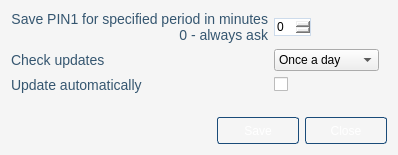
<?xml version="1.0" encoding="UTF-8"?>
<ui version="4.0">
 <class>SettingsDialog</class>
 <widget class="QDialog" name="SettingsDialog">
  <property name="geometry">
   <rect>
    <x>0</x>
    <y>0</y>
    <width>398</width>
    <height>155</height>
   </rect>
  </property>
  <property name="windowTitle">
   <string>Settings</string>
  </property>
  <property name="styleSheet">
   <string notr="true">#SettingsDialog { background: #F5F5F5; }
QLabel { color: #355670; font-family: Arial; font-size: 14px; }
QSpinBox { border: 1px solid #cddbeb; }

QPushButton { height: 25px; border-radius: 3px; font-family: Arial; font-size: 12px; width: 80px; border: 1px solid #1a4b79; color: #ffffff; background-image: url(:/html/images/button.png); }
QPushButton::hover, QPushButton::focus { background-image: url(:/html/images/buttonSelected.png); border: 1px solid #ce911b; color: #00355f } 

</string>
  </property>
  <layout class="QGridLayout" name="SettingsDialogLayout">
   <item row="0" column="0">
    <widget class="QLabel" name="sessionLabel">
     <property name="text">
      <string>Save PIN1 for specified period in minutes
0 - always ask</string>
     </property>
     <property name="alignment">
      <set>Qt::AlignRight|Qt::AlignTrailing|Qt::AlignVCenter</set>
     </property>
    </widget>
   </item>
   <item row="1" column="0">
    <widget class="QLabel" name="updateIntervalLabel">
     <property name="text">
      <string>Check updates</string>
     </property>
    </widget>
   </item>
   <item row="3" column="0">
    <spacer name="SettingsDialogSpacer">
     <property name="orientation">
      <enum>Qt::Vertical</enum>
     </property>
     <property name="sizeHint" stdset="0">
      <size>
       <width>20</width>
       <height>56</height>
      </size>
     </property>
    </spacer>
   </item>
   <item row="4" column="0" colspan="2">
    <widget class="QDialogButtonBox" name="buttonBox">
     <property name="orientation">
      <enum>Qt::Horizontal</enum>
     </property>
     <property name="standardButtons">
      <set>QDialogButtonBox::Close|QDialogButtonBox::Save</set>
     </property>
    </widget>
   </item>
   <item row="2" column="0">
    <widget class="QLabel" name="autoUpdateLabel">
     <property name="text">
      <string>Update automatically</string>
     </property>
    </widget>
   </item>
   <item row="2" column="1">
    <widget class="QCheckBox" name="autoUpdate"/>
   </item>
   <item row="0" column="1">
    <layout class="QHBoxLayout" name="sessionTimeLayout">
     <item>
      <widget class="QSpinBox" name="sessionTime"/>
     </item>
     <item>
      <spacer name="sessionTimeSpacer">
       <property name="orientation">
        <enum>Qt::Horizontal</enum>
       </property>
       <property name="sizeHint" stdset="0">
        <size>
         <width>40</width>
         <height>20</height>
        </size>
       </property>
      </spacer>
     </item>
    </layout>
   </item>
   <item row="1" column="1">
    <layout class="QHBoxLayout" name="horizontalLayout">
     <item>
      <widget class="QComboBox" name="updateInterval">
       <item>
        <property name="text">
         <string>Once a day</string>
        </property>
       </item>
       <item>
        <property name="text">
         <string>Once a week</string>
        </property>
       </item>
       <item>
        <property name="text">
         <string>Once a month</string>
        </property>
       </item>
       <item>
        <property name="text">
         <string>Never</string>
        </property>
       </item>
      </widget>
     </item>
     <item>
      <spacer name="horizontalSpacer">
       <property name="orientation">
        <enum>Qt::Horizontal</enum>
       </property>
       <property name="sizeHint" stdset="0">
        <size>
         <width>40</width>
         <height>20</height>
        </size>
       </property>
      </spacer>
     </item>
    </layout>
   </item>
  </layout>
 </widget>
 <resources>
  <include location="../qesteidutil.qrc"/>
 </resources>
 <connections>
  <connection>
   <sender>buttonBox</sender>
   <signal>accepted()</signal>
   <receiver>SettingsDialog</receiver>
   <slot>accept()</slot>
   <hints>
    <hint type="sourcelabel">
     <x>248</x>
     <y>254</y>
    </hint>
    <hint type="destinationlabel">
     <x>157</x>
     <y>274</y>
    </hint>
   </hints>
  </connection>
  <connection>
   <sender>buttonBox</sender>
   <signal>rejected()</signal>
   <receiver>SettingsDialog</receiver>
   <slot>reject()</slot>
   <hints>
    <hint type="sourcelabel">
     <x>316</x>
     <y>260</y>
    </hint>
    <hint type="destinationlabel">
     <x>286</x>
     <y>274</y>
    </hint>
   </hints>
  </connection>
 </connections>
</ui>
